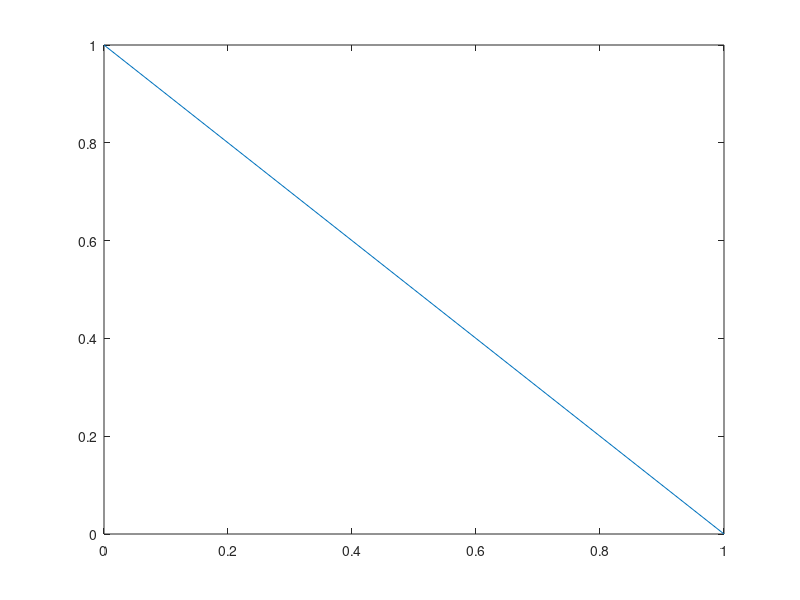

MATLAB code to generate this figure:
prompt = 'Choose the number of N ';
N= input(prompt);

Array = zeros(N,N); % Matrix declaration

for i=2:N-1;
    Array(i,i-1) = 1; 
    Array(i,i) = -2; 
    Array(i,i+1) = 1;
end

Array(1,1)=1;
Array(N,N)=1;

b=zeros(N,1);
b(1,1)=1;
b(N,1)=0;

x=0:1/(N-1):1;
y=inv(Array)*b;

plot(x,y);
